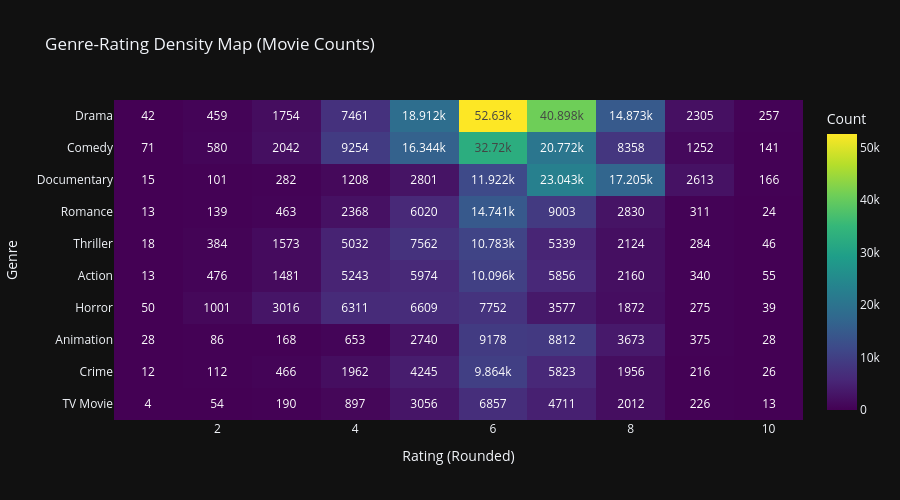

Notebook source saved alongside this figure:
### Markdown cell above
### 🗺️ Intelligence Heatmap: Genre-Rating Intensity
Visualizing the 'Quality Density' of different genres across the rating scale. This highlights which categories consistently hit the 'Critically Acclaimed' (8.0+) zones.

### Code cell
# Prepare Heatmap Data
df_heat = df[df['averageRating'] > 0].copy()
df_heat['rating_round'] = df_heat['averageRating'].round(0)

# Filter for top 10 genres to keep visualization clean
top_10 = genre_series.value_counts().head(10).index.tolist()
df_heat_filtered = df_heat[df_heat['genres'].apply(lambda x: any(g in str(x) for g in top_10))]

# Create Pivot Table
heat_pivot = pd.DataFrame(index=top_10, columns=sorted(df_heat['rating_round'].unique()))
for g in top_10:
    g_data = df_heat[df_heat['genres'].str.contains(g, na=False)]
    counts = g_data.groupby('rating_round').size()
    heat_pivot.loc[g, counts.index] = counts.values

heat_pivot = heat_pivot.fillna(0).astype(float)

fig_heat = px.imshow(heat_pivot, text_auto=True, aspect="auto",
                    color_continuous_scale="Viridis",
                    title="Genre-Rating Density Map (Movie Counts)",
                    labels=dict(x="Rating (Rounded)", y="Genre", color="Count"))
fig_heat.update_layout(template="plotly_dark", height=500)
fig_heat.show()

### Figure 1 — Plotly figure (JSON) as saved in the notebook; plotly's stock layout.template omitted (floating-point values rounded to 4 significant figures)
{"data": [{"coloraxis": "coloraxis", "hovertemplate": "Rating (Rounded): %{x}<br>Genre: %{y}<br>Count: %{z}<extra></extra>", "name": "0", "texttemplate": "%{z}", "type": "heatmap", "x": [1.0, 2.0, 3.0, 4.0, 5.0, 6.0, 7.0, 8.0, 9.0, 10.0], "xaxis": "x", "y": ["Drama", "Comedy", "Documentary", "Romance", "Thriller", "Action", "Horror", "Animation", "Crime", "TV Movie"], "yaxis": "y", "z": [[42.0, 459.0, 1754.0, 7461.0, 18910.0, 52630.0, 40900.0, 14870.0, 2305.0, 257.0], [71.0, 580.0, 2042.0, 9254.0, 16340.0, 32720.0, 20770.0, 8358.0, 1252.0, 141.0], [15.0, 101.0, 282.0, 1208.0, 2801.0, 11920.0, 23040.0, 17200.0, 2613.0, 166.0], [13.0, 139.0, 463.0, 2368.0, 6020.0, 14740.0, 9003.0, 2830.0, 311.0, 24.0], [18.0, 384.0, 1573.0, 5032.0, 7562.0, 10780.0, 5339.0, 2124.0, 284.0, 46.0], [13.0, 476.0, 1481.0, 5243.0, 5974.0, 10100.0, 5856.0, 2160.0, 340.0, 55.0], [50.0, 1001.0, 3016.0, 6311.0, 6609.0, 7752.0, 3577.0, 1872.0, 275.0, 39.0], [28.0, 86.0, 168.0, 653.0, 2740.0, 9178.0, 8812.0, 3673.0, 375.0, 28.0], [12.0, 112.0, 466.0, 1962.0, 4245.0, 9864.0, 5823.0, 1956.0, 216.0, 26.0], [4.0, 54.0, 190.0, 897.0, 3056.0, 6857.0, 4711.0, 2012.0, 226.0, 13.0]]}], "layout": {"coloraxis": {"colorbar": {"title": {"text": "Count"}}, "colorscale": [[0, "#440154"], [0.1111, "#482878"], [0.2222, "#3e4989"], [0.3333, "#31688e"], [0.4444, "#26828e"], [0.5556, "#1f9e89"], [0.6667, "#35b779"], [0.7778, "#6ece58"], [0.8889, "#b5de2b"], [1, "#fde725"]]}, "height": 500, "title": {"text": "Genre-Rating Density Map (Movie Counts)"}, "xaxis": {"anchor": "y", "domain": [0, 1], "title": {"text": "Rating (Rounded)"}}, "yaxis": {"anchor": "x", "autorange": "reversed", "domain": [0, 1], "title": {"text": "Genre"}}}}
